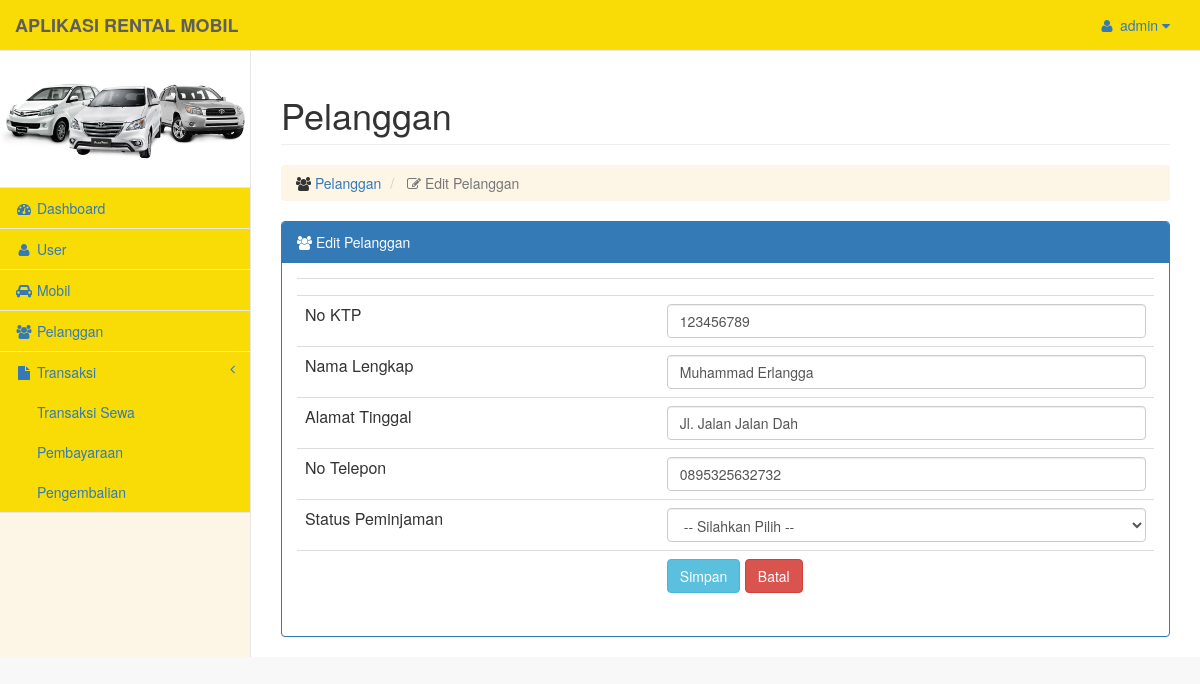
/pelanggan/edit.php?id_pelanggan=1 (signed in), run on the app's committed database.
### tables this page shows
CREATE TABLE IF NOT EXISTS `tb_user` (
`id_user` int(5) NOT NULL,
  `username` varchar(25) NOT NULL,
  `password` varchar(100) NOT NULL
);

CREATE TABLE IF NOT EXISTS `tb_pelanggan` (
`id_pelanggan` int(5) NOT NULL,
  `no_ktp` int(11) NOT NULL,
  `nama_lengkap` varchar(50) NOT NULL,
  `alamat_pelanggan` text NOT NULL,
  `no_telepon` varchar(15) NOT NULL,
  `status_peminjaman` int(5) NOT NULL
);

### pengguna.php (called while the page is built)
<?php
$admin 			= $_SESSION['username'];
$data_us		= mysql_query("SELECT * FROM tb_user  WHERE username  ='$admin'");
$nama 			= mysql_fetch_object($data_us);
?>

### pelanggan/edit.php (the view, shortened to what this page needs)
<?php
$root = '../';
include "../koneksi.php";
include "../pengguna.php";
?>
<!DOCTYPE html>
<html lang="en">
<head>
    <link href="../assets/vendor/bootstrap/css/bootstrap.min.css" rel="stylesheet">
    <link href="../assets/dist/css/template.css" rel="stylesheet">
    <link href="../assets/dist/js/jquery-ui/jquery-ui.css" rel="stylesheet">
    <link href="../assets/vendor/font-awesome/css/font-awesome.min.css" rel="stylesheet" type="text/css">
</head>
<body>
    <div id="wrapper">
        <?php
			include '../sidebar.php' ;
		?>
        <div id="page-wrapper">
            <div class="row">
                <div class="col-lg-12">
                    <h1 class="page-header">Pelanggan</h1>
					<ol class="breadcrumb">
                            <li>
                                <i class="fa fa-users"></i><a href="index.php"> Pelanggan </a>
                            </li>
							<li class="active">
                                <i class="fa fa-edit"></i> Edit Pelanggan
                            </li>
                    </ol>
                </div>
            </div>
            <div class="row">
				<div class="col-md-12">
					<?php
						$id_pelanggan = mysql_real_escape_string($_GET['id_pelanggan']);
						$det = mysql_query("SELECT * FROM tb_pelanggan where id_pelanggan='$id_pelanggan'")or die(mysql_error());
						while($d = mysql_fetch_array($det)){
					?>
					<div class="panel panel-primary">
                        <div class="panel-heading"><i class="fa fa-users"></i>   Edit Pelanggan
						</div>
                        <div class="panel-body">
							<form action="update.php" method="post" enctype="multipart/form-data">
								<table class="table">
									<tr>
										<td></td>
										<td><input type="hidden" name="id_pelanggan" class="form-control" value="<?php echo $d['id_pelanggan'] ?>"></td>
									</tr>
									<tr>
										<td>No KTP</td>
										<td><input type="text" name="no_ktp" class="form-control" value="<?php echo $d['no_ktp'] ?>"></td>
									</tr>
									<tr>
										<td>Nama Lengkap</td>
										<td><input type="text" class="form-control" name="nama_lengkap" value="<?php echo $d['nama_lengkap'] ?>"></td>
									</tr>
									<tr>
										<td>Alamat Tinggal</td>
										<td><input type="text" class="form-control" name="alamat_pelanggan" value="<?php echo $d['alamat_pelanggan'] ?>"></td>
									</tr>
									<tr>
										<td>No Telepon</td>
										<td><input type="text" class="form-control" name="no_telepon" value="<?php echo $d['no_telepon'] ?>"></td>
									</tr>
									<tr>
										<td>Status Peminjaman</td>
										<td><select class="form-control" name="status_peminjaman" required="required">
												<option value=""> -- Silahkan Pilih -- </option>
											</select></td>
									</tr>
									<tr>
										<td></td>
										<td>
										<input type="submit" class="btn btn-info" value="Simpan">
										<a href="index.php" class="btn btn-danger">Batal</a>
										</td>
									</tr>
								</table>
							</form>
							<?php
								}
							?>
                        </div>
                    </div>
				</div>
            </div>
            </div>
    </div>
</body>
</html>

### sidebar.php (shortened to what this page needs)
<?php
include 'koneksi.php';
include 'pengguna.php';
?>
		<nav class="navbar navbar-default navbar-fixed-top" role="navigation" style="margin-bottom: 0">
            <div class="navbar-header">
                <a class="navbar-brand" href="<?php echo $root; ?>dashboard/index.php"><b>APLIKASI RENTAL MOBIL</b></a>
            </div>
            <ul class="nav navbar-top-links navbar-right">
				<li class="dropdown">
				<?php
				if ($_SESSION['username']) : ?>
                    <a class="dropdown-toggle" data-toggle="dropdown" href="#">
                        <i class="fa fa-user fa-fw"></i> <?php echo $nama->username?> <i class="fa fa-caret-down"></i>
                    </a>
				<?php endif; ?>
                </li>
            </ul>
            <div class="navbar-default sidebar" role="navigation">
                <div class="sidebar-nav navbar-collapse">
                    <ul class="nav" id="side-menu">
						<li>
							<center><img src="<?php echo $root; ?>/assets/gambar/mobil.jpg" class="img-responsive" width="100%"><span class="masked"> </span></center>
						</li>
						<li>
                            <a href="<?php echo $root; ?>dashboard/index.php"><i class="fa fa-dashboard fa-fw"></i><span class="masked"> Dashboard </span></a>
                        </li>
                        <li>
                            <a href="<?php echo $root; ?>user/index.php"><i class="fa fa-user fa-fw"></i><span class="masked"> User </span></a>
                        </li>
                        <li>
                            <a href="<?php echo $root; ?>mobil/index.php"><i class="fa fa-car fa-fw"></i><span class="masked"> Mobil </span></a>
                        </li>
						<li>
                            <a href="<?php echo $root; ?>pelanggan/index.php"><i class="fa fa-users fa-fw"></i><span class="masked"> Pelanggan </span></a>
                        </li>
						<li>
                            <a href="#"><i class="fa fa-file fa-fw"></i> Transaksi <span class="fa arrow"></span></a>
							<ul class="nav nav-second-level">
                                <li>
                                    <a href="<?php echo $root; ?>biayasewa/index.php">Transaksi Sewa</a>
                                </li>
                                <li>
                                    <a href="<?php echo $root; ?>pembayaran/index.php">Pembayaraan</a>
                                </li>
                                <li>
                                    <a href="<?php echo $root; ?>pengembalian/index.php">Pengembalian</a>
                                </li>
                            </ul>
                        </li>
                    </ul>
                </div>
            </div>
		</nav>

### data on the page
tb_user: username "admin"
tb_pelanggan: no_ktp "123456789", nama_lengkap "Muhammad Erlangga", alamat_pelanggan "Jl. Jalan Jalan Dah", no_telepon "0895325632732"
